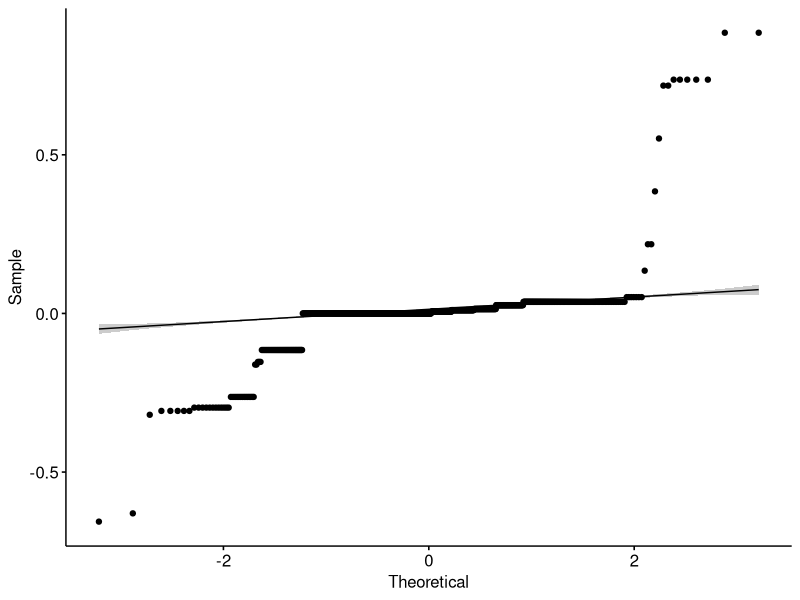
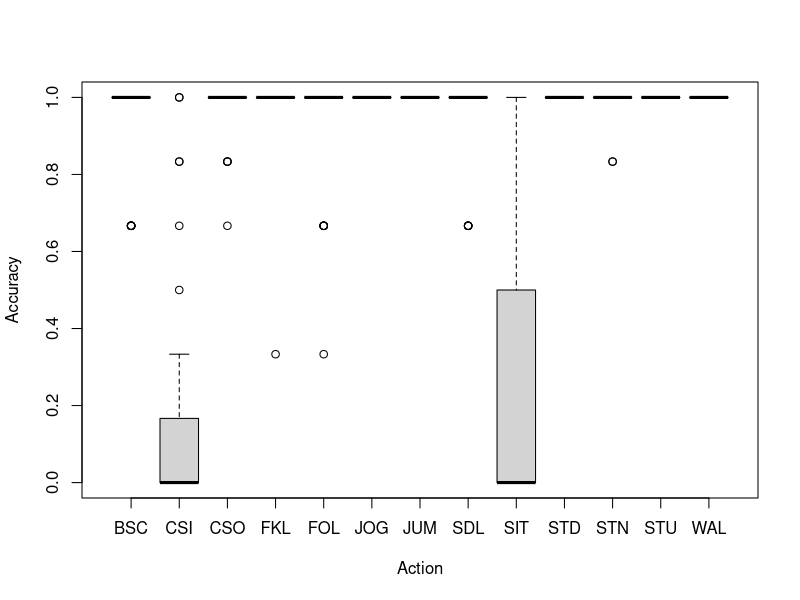

Write R code to recreate these figures, in order.
## APS 360 MobiFall Results Analysis

setwd("~/APS360/Project/MobiFall Accuracy/")

###   MobiAct Data set    ###
### Results from Model v6 ###

data2 <- read.csv("MobiAct_acc_list.csv")

head(data2)

# Primary Model
model_mobiAct <- lm(Accuracy ~ Action, data= data2)
summary(model_mobiAct)
anova(model_mobiAct)


library(rstatix)
shapiro_test(residuals(model_mobiAct)) # NORMALITY ALSO VIOLATES
# Testing the normality, we reject the idea that the data is normal.

library(ggpubr)
ggqqplot(residuals(model_mobiAct))
# Visualization of non-normal data.

bartlett.test(Accuracy ~ Action, data=data2)
# Testing if variance is consistent across the samples, we reject the fact that variance is consistent across groups.

# Visualization of Accuracy for each action
boxplot(Accuracy ~ Action, data=data2)


model_mobiAct2 <- lm(Accuracy ~ Action + Subject, data = data2)
summary(model_mobiAct2)
anova(model_mobiAct2) 


kruskal.test(Accuracy ~ Action, data = data2)
# There is a significant change in accuracy depending on the action.
# This includes CSI and SIT.

kruskal.test(Accuracy ~ Subject, data = data2)
# There is no significant change in accuracy depending on the subject.
